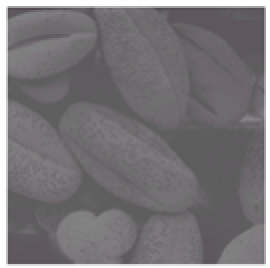
#> input picture imgs/Picture2.png, 135 x 134 px (shown 2 times larger)
$ jupyter execute --allow-errors ImageProcessing2_Convolution_FFT.ipynb   (shell and % lines are left out)
#> lines starting #> are read from the running program, lines starting #| are printed output that depends on the picture
# Lab 2: Convolution & Discrete Fourier Transform

[cell 1]
from skimage.exposure import rescale_intensity
from skimage.color import rgb2gray
import skimage.io as io
import matplotlib.pyplot as plt
import numpy as np
from skimage.exposure import histogram
from matplotlib.pyplot import bar
from skimage.color import rgb2gray, rgb2hsv

# Convolution:
from scipy.signal import convolve2d
from scipy import fftpack
import math

from skimage.util import random_noise
from skimage.filters import median
from skimage.feature import canny

from mpl_toolkits.mplot3d import Axes3D  # noqa: F401 unused import

import matplotlib.pyplot as plt
from matplotlib import cm
from matplotlib.ticker import LinearLocator, FormatStrFormatter
import numpy as np

# Edges
from skimage.filters import sobel_h, sobel, sobel_v, roberts, prewitt

# Show the figures / plots inside the notebook

[cell 2]
def show_images(images, titles=None):
    # This function is used to show image(s) with titles by sending an array of images and an array of associated titles.
    # images[0] will be drawn with the title titles[0] if exists
    # You aren't required to understand this function, use it as-is.
    n_ims = len(images)
    if titles is None:
        titles = ['(%d)' % i for i in range(1, n_ims + 1)]
    fig = plt.figure()
    n = 1
    for image, title in zip(images, titles):
        a = fig.add_subplot(1, n_ims, n)
        if image.ndim == 2:
            plt.gray()
        plt.imshow(image)
        a.set_title(title)
        plt.axis('off')
        n += 1
    fig.set_size_inches(np.array(fig.get_size_inches()) * n_ims)
    plt.show()


def show_3d_image(img, title):
    fig = plt.figure()
    fig.set_size_inches((12, 8))
    ax = fig.gca(projection='3d')

    # Make data.
    X = np.arange(0, img.shape[0], 1)
    Y = np.arange(0, img.shape[1], 1)
    X, Y = np.meshgrid(X, Y)
    Z = img[X, Y]

    # Plot the surface.
    surf = ax.plot_surface(X, Y, Z, cmap=cm.coolwarm,
                           linewidth=0, antialiased=False)

    # Customize the z axis.
    ax.set_zlim(0, 8)
    ax.zaxis.set_major_locator(LinearLocator(10))
    ax.zaxis.set_major_formatter(FormatStrFormatter('%.02f'))

    # Add a color bar which maps values to colors.
    fig.colorbar(surf, shrink=0.5, aspect=5)
    ax.set_title(title)
    plt.show()


def show_3d_image_filtering_in_freq(img, f):
    img_in_freq = fftpack.fft2(img)
    filter_in_freq = fftpack.fft2(f, img.shape)
    filtered_img_in_freq = np.multiply(img_in_freq, filter_in_freq)

    img_in_freq = fftpack.fftshift(np.log(np.abs(img_in_freq)+1))
    filtered_img_in_freq = fftpack.fftshift(
        np.log(np.abs(filtered_img_in_freq)+1))

    show_3d_image(img_in_freq, 'Original Image')
    show_3d_image(filtered_img_in_freq, 'Filtered Image')


def showHist(img):
    # An "interface" to matplotlib.axes.Axes.hist() method
    plt.figure()
    imgHist = histogram(img, nbins=256)

    bar(imgHist[1].astype(np.uint8), imgHist[0], width=0.8, align='center')


# Show the matlpotlib figures inside the notebook

##### Helper functions:
cf.show_images(images, titles=None)
<br>
Given a list of images and -(optionally)- a list of titles, it plots them using matplotlib with their respective titles

### Part 1
#### Understanding the Concept of Inverse DFT

In this part, we will construct matrices in the frequency domain and see how they look in the 2D space domain

[cell 3]
# This function maps matrices from frequency to space then plots them
def plot_image_from_freq(freq_domain_mat):
    inverse_fft_mat = fftpack.ifft2(freq_domain_mat) # Inverse FFT is a fast version of inverse DFT
    # Due to approximations, the returned matrix contains complex numbers
    # So, we get the magnitude to be able to plot the image
    image = np.abs(inverse_fft_mat)
    show_images([image], titles=['Image in Space Domain'])

[cell 4]
# We will first try to construct a matrix in the frequency domain that makes a vertically moving ripple in the space domain

freq_domain_mat = np.zeros([21,21])
freq_domain_mat[9, 10] = 1 # The choice of the value '1' is arbitrary
freq_domain_mat[11, 10] = 1
plot_image_from_freq(freq_domain_mat)

[cell 5]
# TODO: construct a matrix in the frequency domain that makes a HORIZONTALLY moving ripple in the space domain

freq_domain_mat = np.zeros([21,21])
freq_domain_mat[12, 10] = 1
freq_domain_mat[8, 10] = 1
plot_image_from_freq(freq_domain_mat)

[cell 6]
# Now a ripple moving diagonally
freq_domain_mat = np.zeros([21,21])
freq_domain_mat[9, 9] = 1
freq_domain_mat[11, 11] = 1
plot_image_from_freq(freq_domain_mat)

We recommend you try to construct different matrices like the previous ones and see if their space domain representation is what you expect

### Part 2
#### Understanding Image Filtering in the Frequency Domain

In this part, we will try to alter an image by multiplying it by a filter in the frequency domain.

[cell 7]
# This function applies a filter to an image in the frequency domain
# and plots multiple images describing the process
def apply_filter_in_freq(img, f):
    img_in_freq = fftpack.fft2(img)

    # we supply the img shape here to make both the filter and img have the same shape to be able to multiply
    filter_in_freq = fftpack.fft2(f, img.shape)
    filtered_img_in_freq = np.multiply(img_in_freq, filter_in_freq)
    filtered_img = fftpack.ifft2(filtered_img_in_freq)

    show_images([img,
                fftpack.fftshift(np.log(np.abs(img_in_freq)+1)), # log for better intensity scale,
                                                                 # shift to make zero freq at center
                fftpack.fftshift(np.log(np.abs(filter_in_freq)+1)),
                fftpack.fftshift(np.log(np.abs(filtered_img_in_freq)+1)),
                np.abs(filtered_img)
                ], ['Image', 'Image in Freq. Domain', 'Filter in Freq. Domain', 'Filtered Image in Freq. Domain', 'Filtered Image'])

[cell 8]
# Let's try some filters on a sample image
img = rgb2gray(io.imread('imgs/Picture2.png')[:,:,:3])
#> img: shape (134, 135) float64; min 0.298, max 1, mean 0.462

# This is a low pass filter (more on that in the upcoming lectures)
f=np.array([
    [1,2,1],
    [2,4,2],
    [1,2,1]
])

apply_filter_in_freq(img, f)
#> in show_images (call 4), `n_ims = len(images)`: n_ims = 5
#> the loop in show_images (call 4), `for image, title in zip(images, titles):` made 5 passes
#> title on passes 1 to 5: 'Image', 'Image in Freq. Domain', 'Filter in Freq. Domain', 'Filtered Image in Freq. Domain', 'Filtered Image'
#> after the loop in show_images (call 4), `for image, title in zip(images, titles):`: n = 6
#> in show_images (call 4), `plt.show()`:
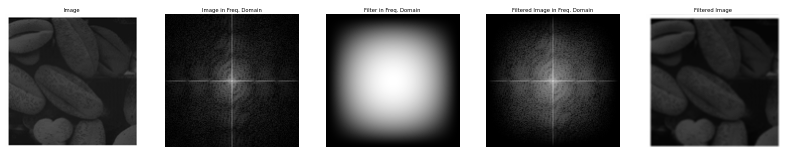
#> figure drawn by matplotlib, 5 panels

[cell 9]
# This is a high pass filter (more on that in the upcoming lectures)
f=np.array([
    [ 0,-1, 0],
    [-1, 4,-1],
    [ 0,-1, 0]
])

apply_filter_in_freq(img, f)
#> the loop in show_images (call 5), `for image, title in zip(images, titles):` made 5 passes
#> in show_images (call 5), `plt.show()`:
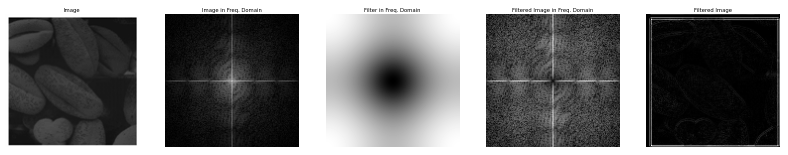
#> figure drawn by matplotlib, 5 panels

#### TODO
What happened to the filtered images in the two previous examples and why?

#> (a cell that did not finish here is left out)

#> in show_3d_image_filtering_in_freq, `img_in_freq = fftpack.fftshift(np.log(np.abs(img_in_freq)+1))`:
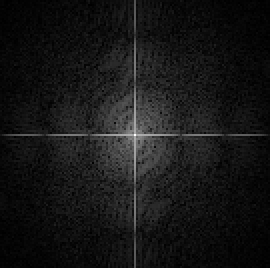
#> img_in_freq: shape (134, 135) float64 (shown 2 times larger); min 0.00391, max 9.03, mean 0.807; drawn with min black and max white
#> in show_3d_image_filtering_in_freq, `filtered_img_in_freq = fftpack.fftshift( np.log(np.abs(filtered_img_in..`:
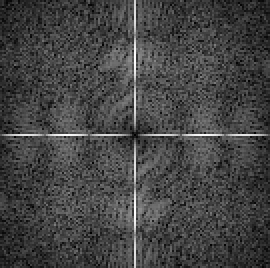
#> filtered_img_in_freq: shape (134, 135) float64 (shown 2 times larger); min 0, max 5.18, mean 1.39; drawn with min black and max white

### Part 3
#### Understanding Image Filtering in the Space Domain Through Convolution

In this part, you are required to convolve a couple of filters on imgs/bird.jpg which are shown in the next figure.

</img>

#### Functions you might need:
-> convolve2d(img, f), for documentation: <br>

Visit this link (https://docs.scipy.org/doc/scipy/reference/generated/scipy.signal.convolve2d.html)
<br>
Or
<br>
Press shift+tab after writing 'convolve2d' in a code cell

-> random_noise(img, mode) (https://scikit-image.org/docs/dev/api/skimage.util.html#skimage.util.random_noise)

[cell 11]
# TODO: Read an image and convert it to grayscale
img = rgb2gray(io.imread("./imgs/bird.jpg"))
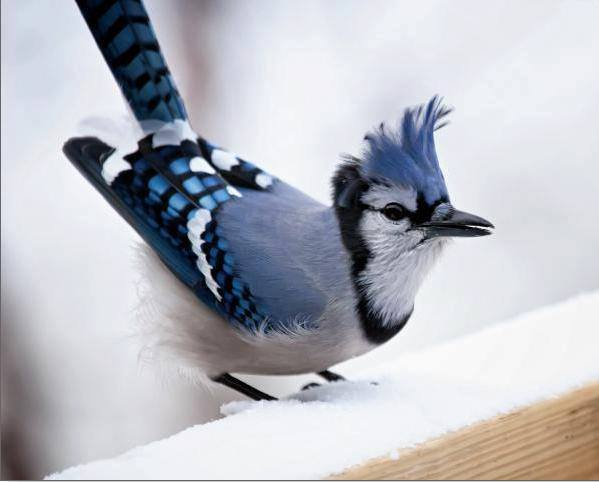
#> input picture imgs/bird.jpg, 599 x 482 px
#> img: shape (482, 599) float64; min 0, max 0.999, mean 0.729

# TODO: Apply noise to the image and save it in another variable
noisy_img = random_noise(img, mode="s&p", salt_vs_pepper=0.5)
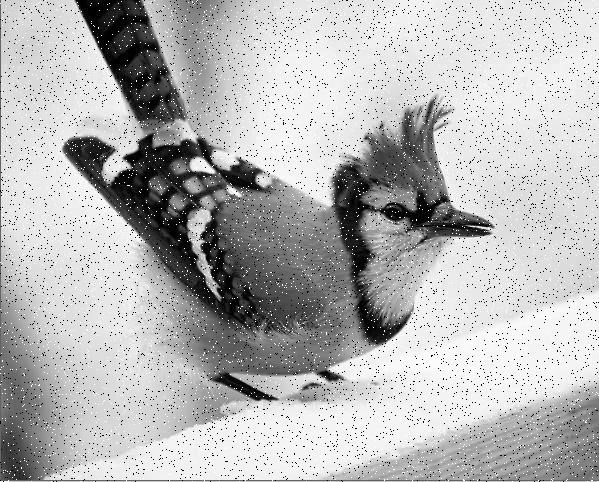
#> noisy_img: shape (482, 599) float64; min 0, max 1, mean 0.718

# TODO: Construct the required filters (hint: you can do it as we did in the previous part)
f1 = np.array([
    [1/9, 1/9, 1/9],
    [1/9, 1/9, 1/9],
    [1/9, 1/9, 1/9]
], dtype=float)

f2 = np.array([
    [1, 1, 1],
    [1, -8, 1],
    [1, 1, 1]
])

f3 = np.array([
    [1, 1, 1],
    [0, 0, 0],
    [-1, -1, -1]
])

f4 = np.array([
    [1, 0, -1],
    [1, 0, -1],
    [1, 0, -1]
])

# TODO: Convolve the noisy image with f1 and the rest of the filters with the original image
img_f1 = convolve2d(noisy_img, f1)
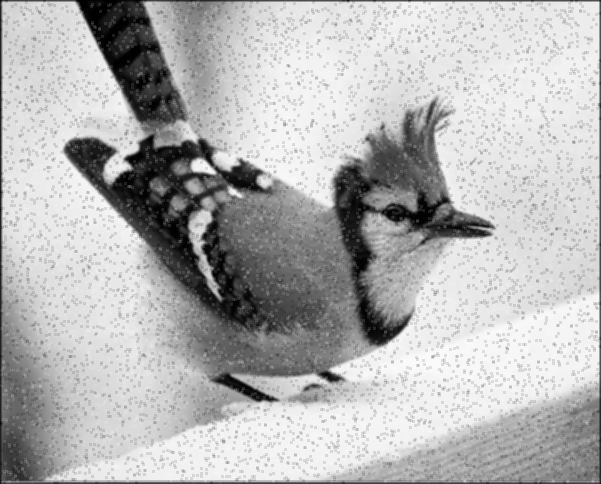
#> img_f1: shape (484, 601) float64; min 0, max 0.987, mean 0.712
img_f2 = convolve2d(img, f2)
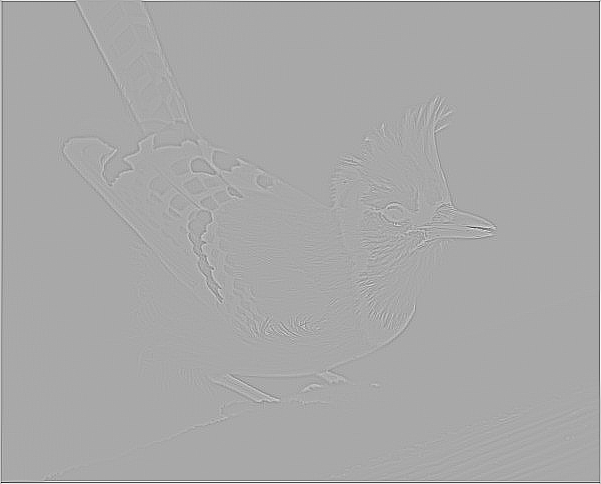
#> img_f2: shape (484, 601) float64; min -5.94, max 3.04, mean -1.18e-17; drawn with min black and max white
img_f3 = convolve2d(img, f3)
img_f4 = convolve2d(img, f4)
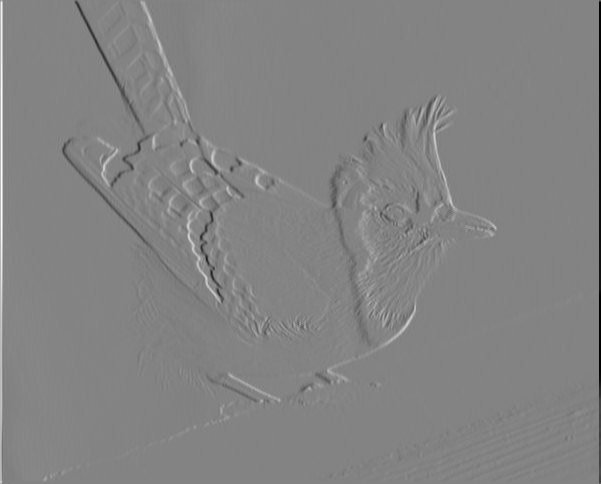
#> img_f4: shape (484, 601) float64; min -2.91, max 2.73, mean 2.38e-19; drawn with min black and max white


# Show the images
show_images([rescale_intensity(x, in_range=(0.0,1.0), out_range=(0, 255)) for x in [img,noisy_img, img_f1,img_f2,img_f3,img_f4]],['Original','Noisy Image', 'Filtered 1','Filtered 2','Filtered 3','Filtered 4'])
#> the loop in show_images (call 6), `for image, title in zip(images, titles):` made 6 passes
#> title on passes 1 to 6: 'Original', 'Noisy Image', 'Filtered 1', 'Filtered 2', 'Filtered 3', 'Filtered 4'
#> after the loop in show_images (call 6), `for image, title in zip(images, titles):`: n = 7
#> in show_images (call 6), `plt.show()`:
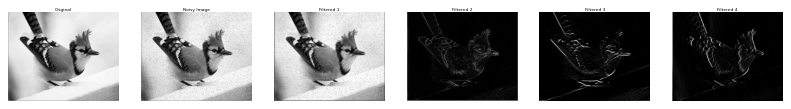
#> figure drawn by matplotlib, 6 panels
